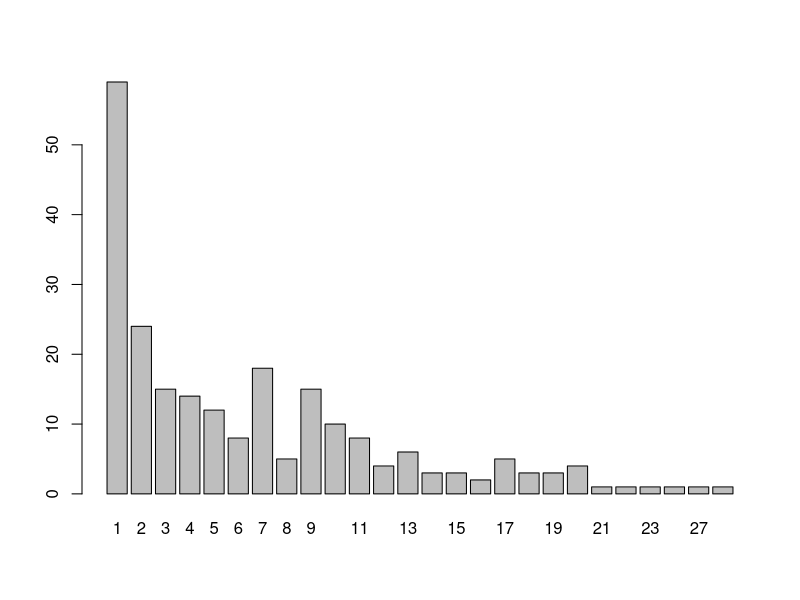
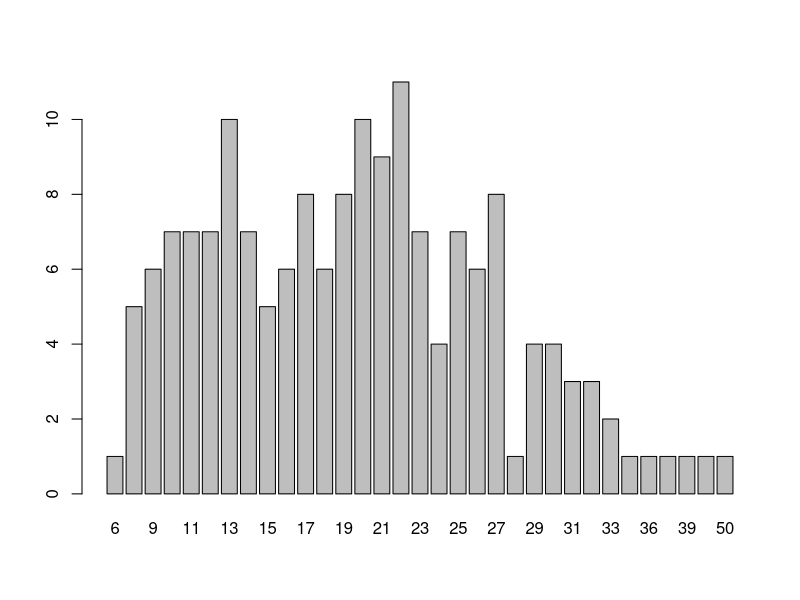

Recreate these plots in R, in order.
# Groupe1

groupe1<-read.table("groupe1.txt")[,1]
groupe1 <- sort(groupe1)

n<-length(groupe1)

# Indicateurs statistiques
summary(groupe1)

# Moyenne, variance et écart-type empiriques (sans biais)
mean(groupe1)
var(groupe1)
sd(groupe1)

# Affichage de lhistogramme

barplot(table(groupe1))


# Groupe2

groupe2<-read.table("groupe2.txt")[,1]
groupe2 <- sort(groupe2)

n<-length(groupe2)

# Indicateurs statistiques
summary(groupe2)

# Moyenne, variance et écart-type empiriques (sans biais)
mean(groupe2)
var(groupe2)
sd(groupe2)

# Affichage de lhistogramme

barplot(table(groupe2))

